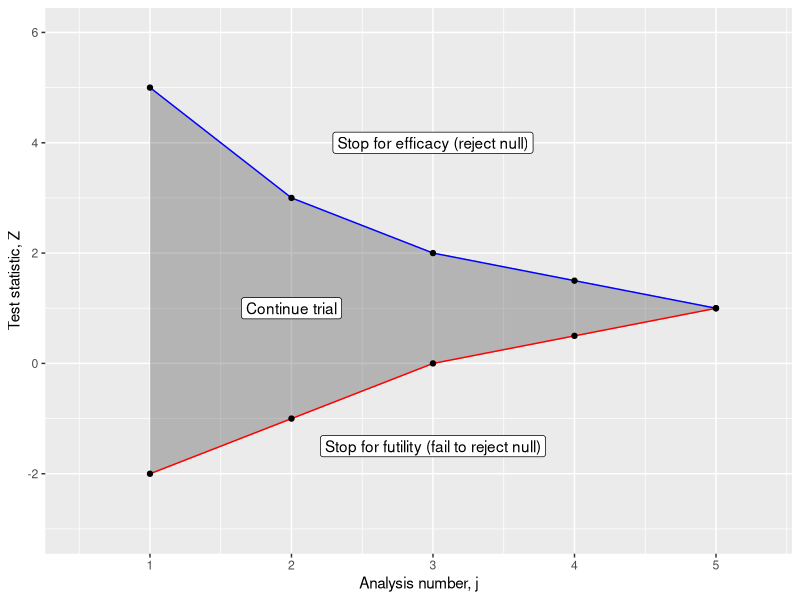
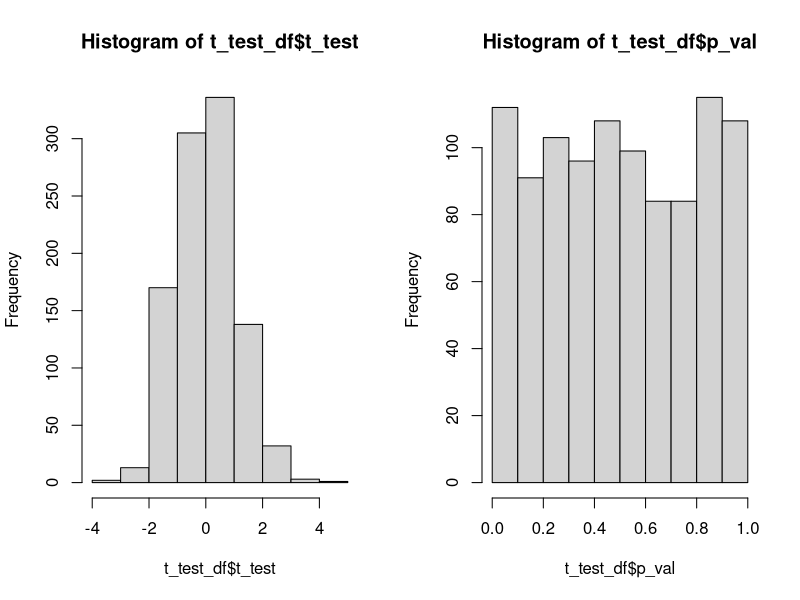
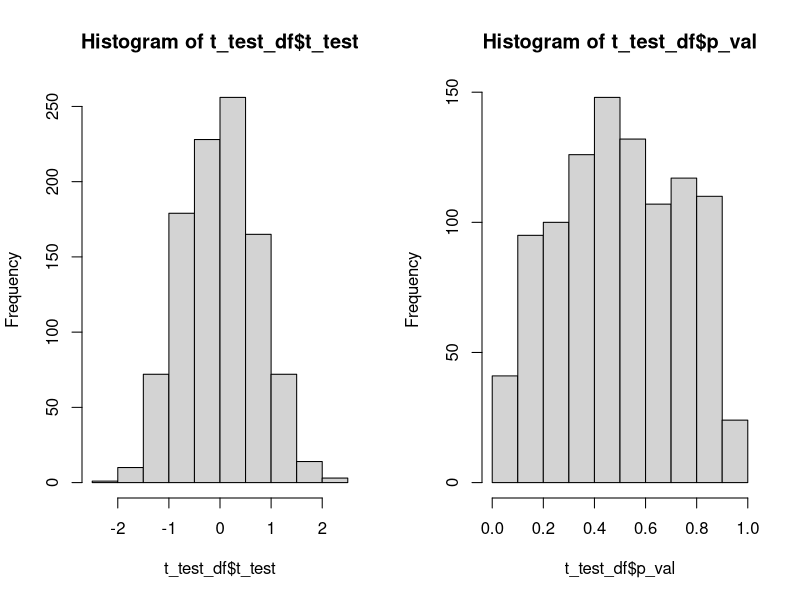
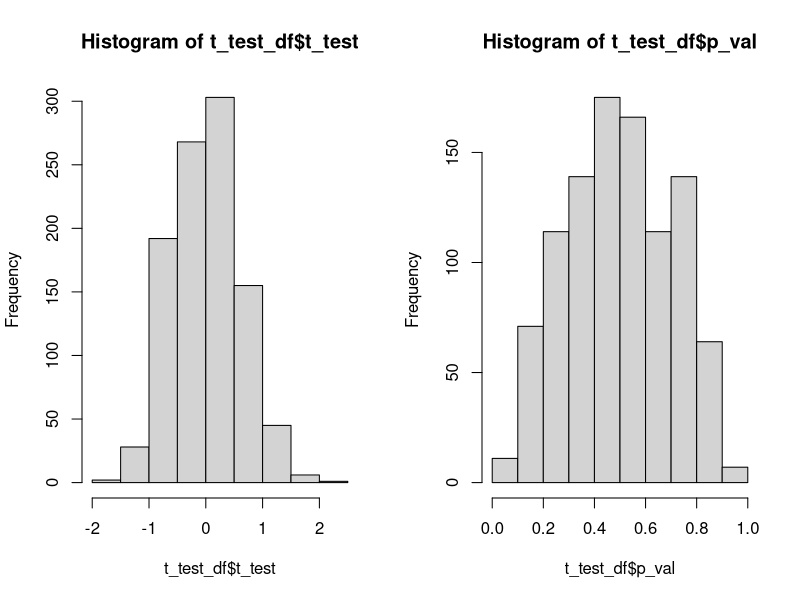

Write the R code that produced these figures, in order.
## ---- chunk 1
knitr::opts_chunk$set(echo = TRUE)

# load required libraries
library(ggplot2)
library(mvtnorm)
## ---- chunk 2
boundaries <- data.frame(
  x = c(5, 3, 2, 1.5, 1),
  y = c(-2, -1, 0, 0.5, 1),
  j_analysis = c(1, 2, 3, 4, 5)
)

ggplot(data = boundaries) +
  geom_ribbon(mapping = aes(x = j_analysis, ymin = x, ymax = y), color = "grey", alpha = 0.3) +
  geom_line(mapping = aes(x = j_analysis, y = y), color = "red") +
  geom_line(mapping = aes(x = j_analysis, y = x), color = "blue") +
  geom_point(mapping = aes(x = j_analysis, y = y)) +
  geom_point(mapping = aes(x = j_analysis, y = x)) +
  annotate("label", x = 2, y = 1, label = "Continue trial") +
  annotate("label", x = 3, y = 4, label = "Stop for efficacy (reject null)") +
  annotate("label", x = 3, y = -1.5, label = "Stop for futility (fail to reject null)") +
  ylab("Test statistic, Z") +
  xlab("Analysis number, j") +
  scale_x_continuous(limits = c(0.5,5.3), breaks = c(1, 2, 3, 4, 5)) +
  scale_y_continuous(limits = c(-3, 6))
## ---- chunk 3
list_of_pbo <- list()
list_of_trt <- list()

t_test_df <- data.frame(
  t_test = c(rep(0, 1000)),
  p_val = c(rep(0, 1000))
) 

# get 1000 sample mean differences
for (i in 1:1000) {
  # generate placebo group data
  pbo <- rnorm(10, mean = 140, sd = 10)
  list_of_pbo[[i]] <- pbo
  
  # generate treatment group data
  trt <- rnorm(10, mean = 140, sd = 10)
  list_of_trt[[i]] <- trt
  
  # get the test statistic for difference between means
  t_test <- t.test(pbo, trt, "greater")
  t_test_df$t_test[i] <- t_test$statistic
  t_test_df$p_val[i] <- t_test$p.value
}

par(mfrow = c(1,2))
hist(t_test_df$t_test)
hist(t_test_df$p_val)
## ---- chunk 4
t_test_df <- data.frame(
  t_test = c(rep(0, 1000)),
  p_val = c(rep(0, 1000))
) 

# get 1000 sample mean differences
for (i in 1:1000) {
  # generate placebo group data
  pbo <- rnorm(10, mean = 140, sd = 10)
  list_of_pbo[[i]] <- c(list_of_pbo[[i]], pbo)
  
  # generate treatment group data
  trt <- rnorm(10, mean = 140, sd = 10)
  list_of_trt[[i]] <- c(list_of_trt[[i]], pbo)
  
  # get the test statistic for difference between means
  t_test <- t.test(list_of_pbo[[i]], list_of_trt[[i]], "greater")
  t_test_df$t_test[i] <- t_test$statistic
  t_test_df$p_val[i] <- t_test$p.value
}

par(mfrow = c(1,2))
hist(t_test_df$t_test)
hist(t_test_df$p_val)
## ---- chunk 5
t_test_df <- data.frame(
  t_test = c(rep(0, 1000)),
  p_val = c(rep(0, 1000))
) 

# get 1000 sample mean differences
for (i in 1:1000) {
  # generate placebo group data
  pbo <- rnorm(10, mean = 140, sd = 10)
  list_of_pbo[[i]] <- c(list_of_pbo[[i]], pbo)
  
  # generate treatment group data
  trt <- rnorm(10, mean = 140, sd = 10)
  list_of_trt[[i]] <- c(list_of_trt[[i]], pbo)
  
  # get the test statistic for difference between means
  t_test <- t.test(list_of_pbo[[i]], list_of_trt[[i]], "greater")
  t_test_df$t_test[i] <- t_test$statistic
  t_test_df$p_val[i] <- t_test$p.value
}

par(mfrow = c(1,2))
hist(t_test_df$t_test)
hist(t_test_df$p_val)
## ---- chunk 6
n1 <- 20
n2 <- 40

theta_0 <- 0
theta_1 <- 0.5

sigma <- 1

mean_0 <- c(theta_0 * sqrt(n1/ (2*sigma) ),
            theta_0 * sqrt(n2/ (2*sigma) ))

SIGMA <- matrix(
  c(1, sqrt(n1/n2),
    sqrt(n1/n2), 1),
  nrow = 2
)

u1 <- 2.5
l1 <- 0

# lower <- c(l1, u2)
# upper <- c(u1, Inf)
# 
# pmvnorm(lower = lower, upper = upper, mean = mean_0, corr = SIGMA)
## ---- chunk 7
n1 <- 20
n2 <- 40

theta_0 <- 0
theta_1 <- 0.5

sigma <- 1

mean_0 <- c(theta_0 * sqrt(n1/ (2*sigma) ),
            theta_0 * sqrt(n2/ (2*sigma) ))

SIGMA <- matrix(
  c(1, sqrt(n1/n2),
    sqrt(n1/n2), 1),
  nrow = 2
)

u1 <- 2.5
u2 <- 2
l1 <- 0

lower <- c(l1, u2)
upper <- c(u1, Inf)

pmvnorm(lower = lower, upper = upper, mean = mean_0, corr = SIGMA)
## ---- chunk 8
n1 <- 20
n2 <- 40

theta_0 <- 0
theta_1 <- 0.5

sigma <- 1

mean_0 <- c(theta_1 * sqrt(n1/ (2*sigma) ),
            theta_1 * sqrt(n2/ (2*sigma) ))

SIGMA <- matrix(
  c(1, sqrt(n1/n2),
    sqrt(n1/n2), 1),
  nrow = 2
)

u1 <- 2.5
u2 <- 2
l1 <- 0

lower <- c(l1, u2)
upper <- c(u1, Inf)

pmvnorm(lower = lower, upper = upper, mean = mean_0, corr = SIGMA)
## ---- chunk 9
n1 <- 20
n2 <- 40
n3 <- 60

theta_0 <- 0
theta_1 <- 0.5

sigma <- 1

mean_0 <- c(theta_0 * sqrt(n1/ (2*sigma) ),
            theta_0 * sqrt(n2/ (2*sigma) ),
            theta_0 * sqrt(n3/ (2*sigma) ))

SIGMA <- matrix(
  c(1, sqrt(n1/n2), sqrt(n1/n3),
    sqrt(n1/n2), 1, sqrt(n2/n3),
    sqrt(n1/n3), sqrt(n2/n3), 1),
  nrow = 3
)

u1 <- 2.5
u2 <- 2
u3 <- Inf
l1 <- 0
l2 <- 0.75
l3 <- 1.5

lower <- c(l1, l2, l3)
upper <- c(u1, u2, u3)

pmvnorm(lower = lower, upper = upper, mean = mean_0, corr = SIGMA)
## ---- chunk 10
n1 <- 20
n2 <- 40
n3 <- 60

theta_0 <- 0
theta_1 <- 0.5

sigma <- 1

mean_0 <- c(theta_1 * sqrt(n1/ (2*sigma) ),
            theta_1 * sqrt(n2/ (2*sigma) ),
            theta_1 * sqrt(n3/ (2*sigma) ))

SIGMA <- matrix(
  c(1, sqrt(n1/n2), sqrt(n1/n3),
    sqrt(n1/n2), 1, sqrt(n2/n3),
    sqrt(n1/n3), sqrt(n2/n3), 1),
  nrow = 3
)

u1 <- 2.5
u2 <- 2
u3 <- Inf
l1 <- 0
l2 <- 0.75
l3 <- 1.5

lower <- c(l1, l2, l3)
upper <- c(u1, u2, u3)

pmvnorm(lower = lower, upper = upper, mean = mean_0, corr = SIGMA)
